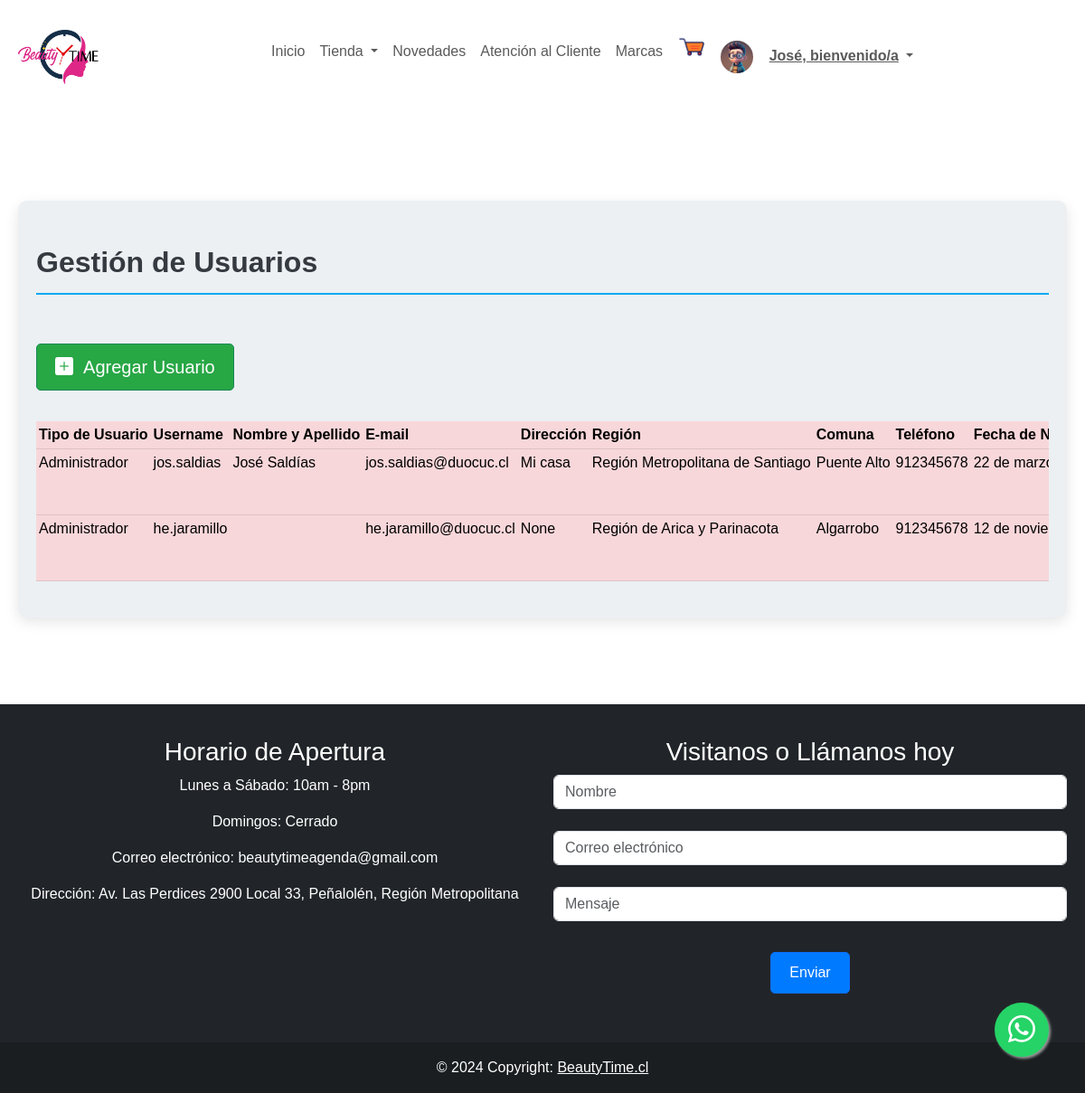
Page /paginas/usuarios (signed in) on the earlier database version.
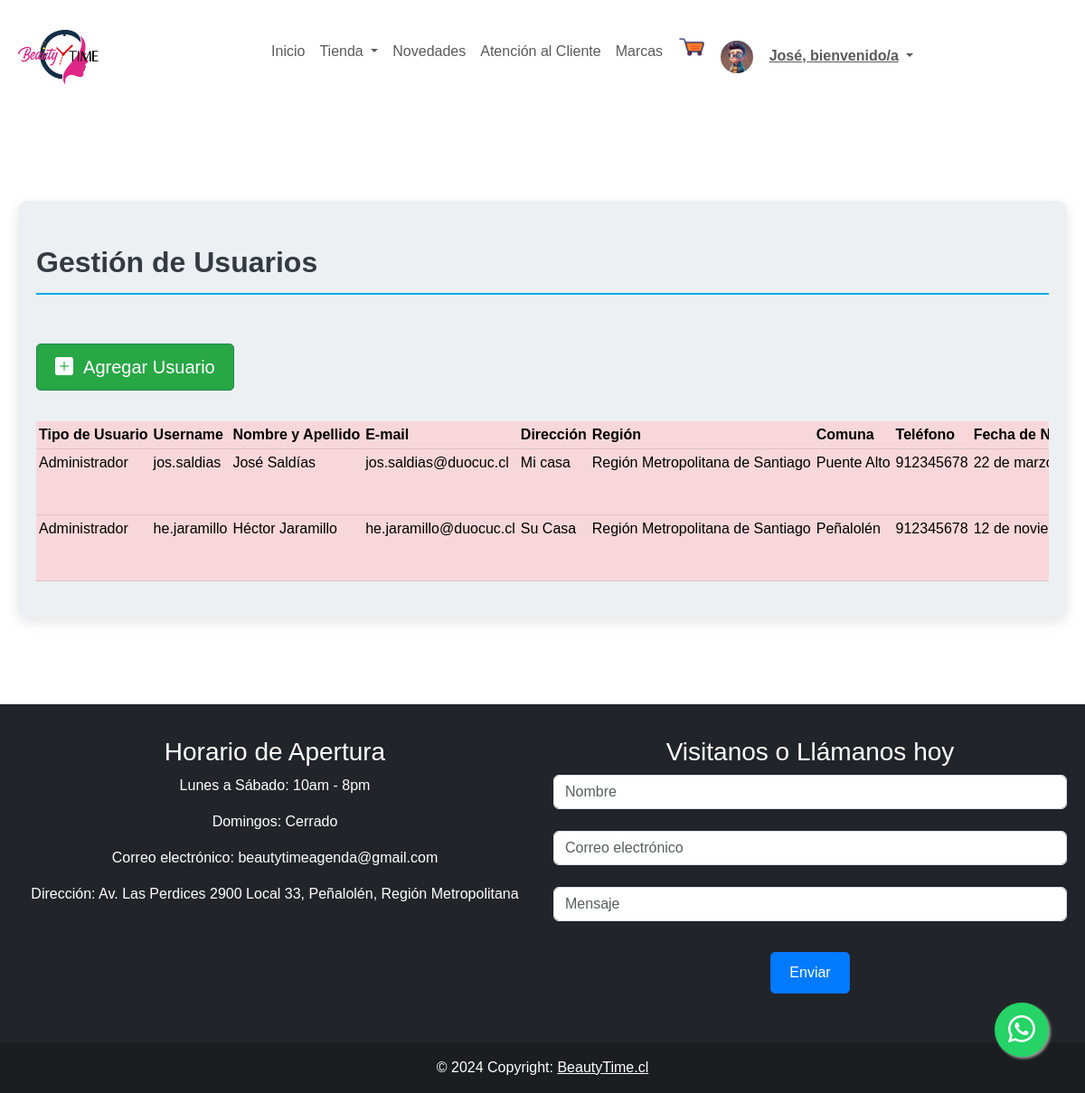
Same page on the later database version.
### core/models.py (models this page shows, shortened)
class User(AbstractUser):
    REGION = [
        ('Región de Arica y Parinacota', 'Arica y Parinacota'),('Región de Tarapacá', 'Tarapacá'),
        ('Región de Antofagasta', 'Antofagasta'),
        ('Región de Atacama', 'Atacama'),
        ('Región de Coquimbo', 'Coquimbo'),
        ('Región de Valparaíso', 'Valparaíso'),
        ('Región Metropolitana de Santiago', 'Metropolitana de Santiago'),
        ('Región del Libertador General Bernardo OHiggins', 'OHiggins'),
        ('Región del Maule', 'Maule'),
        ('Región de Ñuble', 'Ñuble'),
        ('Región del Biobío', 'Biobío'),
        ('Región de La Araucanía', 'La Araucanía'),
        ('Región de Los Ríos', 'Los Ríos'),
        ('Región de Los Lagos', 'Los Lagos'),
        ('Región de Aysén del General Carlos Ibáñez del Campo', 'Aysén del General Carlos Ibáñez del Campo'),
        ('Región de Magallanes y de la Antártica Chilena', 'Magallanes y de la Antártica Chilena')
    ]
    COMUNA = [
        ('Algarrobo', 'Algarrobo'), ('Alhué', 'Alhué'), ('Alto Biobío', 'Alto Biobío'), ('Alto del Carmen', 'Alto del Carmen'), ('Alto Hospicio', 'Alto Hospicio'),
        ('Ancud', 'Ancud'), ('Andacollo', 'Andacollo'), ('Angol', 'Angol'), ('Antártica', 'Antártica'), ('Antofagasta', 'Antofagasta'),
        ('Arauco', 'Arauco'), ('Arica', 'Arica'), ('Buin', 'Buin'), ('Bulnes', 'Bulnes'), ('Cabildo', 'Cabildo'), ('Cabo de Hornos (Ex Navarino)', 'Cabo de Hornos (Ex Navarino)'),
        ('Cabrero', 'Cabrero'), ('Calama', 'Calama'), ('Calbuco', 'Calbuco'), ('Caldera', 'Caldera'), ('Calera', 'Calera'),
        ('Calera de Tango', 'Calera de Tango'), ('Calle Larga', 'Calle Larga'), ('Camarones', 'Camarones'), ('Camiña', 'Camiña'), ('Canete', 'Cañete'),
        ('Carahue', 'Carahue'), ('Cartagena', 'Cartagena'), ('Casablanca', 'Casablanca'), ('Castro', 'Castro'), ('Catemu', 'Catemu'),
        ('Cauquenes', 'Cauquenes'), ('Cerrillos', 'Cerrillos'), ('Cerro Navia', 'Cerro Navia'), ('Chaitén', 'Chaitén'), ('Chanco', 'Chanco'),
        ('Chañaral', 'Chañaral'), ('Chépica', 'Chépica'), ('Chiguayante', 'Chiguayante'), ('Chile Chico', 'Chile Chico'), ('Chillán', 'Chillán'),
        ('Chillán Viejo', 'Chillán Viejo'), ('Chimbarongo', 'Chimbarongo'), ('Cholchol', 'Cholchol'), ('Chonchi', 'Chonchi'), ('Cisnes', 'Cisnes'),
        ('Cobquecura', 'Cobquecura'), ('Cochamó', 'Cochamó'), ('Cochrane', 'Cochrane'), ('Codegua', 'Codegua'), ('Coelemu', 'Coelemu'),
        ('Coihaique', 'Coihaique'), ('Coihueco', 'Coihueco'), ('Coinco', 'Coinco'), ('Colbún', 'Colbún'), ('Colchane', 'Colchane'),
        ('Colina', 'Colina'), ('Collipulli', 'Collipulli'), ('Coltauco', 'Coltauco'), ('Combarbalá', 'Combarbalá'), ('Concepción', 'Concepción'),
        ('Conchalí', 'Conchalí'), ('Constitución', 'Constitución'), ('Contulmo', 'Contulmo'), ('Copiapó', 'Copiapó'), ('Coquimbo', 'Coquimbo'),
        ('Coronel', 'Coronel'), ('Corral', 'Corral'), ('Cunco', 'Cunco'), ('Curacautín', 'Curacautín'), ('Curacaví', 'Curacaví'),
        ('Curaco de Vélez', 'Curaco de Vélez'), ('Curanilahue', 'Curanilahue'), ('Curarrehue', 'Curarrehue'), ('Curepto', 'Curepto'), ('Curicó', 'Curicó'),
        ('Dalcahue', 'Dalcahue'), ('Diego de Almagro', 'Diego de Almagro'), ('Doñihue', 'Doñihue'), ('El Bosque', 'El Bosque'), ('El Carmen', 'El Carmen'),
        ('El Monte', 'El Monte'), ('El Quisco', 'El Quisco'), ('El Tabo', 'El Tabo'), ('Empedrado', 'Empedrado'), ('Ercilla', 'Ercilla'),
        ('Estación Central', 'Estación Central'), ('Florida', 'Florida'), ('Freire', 'Freire'), ('Freirina', 'Freirina'), ('Fresia', 'Fresia'),
        ('Frutillar', 'Frutillar'), ('Futaleufú', 'Futaleufú'), ('Futrono', 'Futrono'), ('Galvarino', 'Galvarino'), ('General Lagos', 'General Lagos'),
        ('Gorbea', 'Gorbea'), ('Graneros', 'Graneros'), ('Guaitecas', 'Guaitecas'), ('Hijuelas', 'Hijuelas'), ('Hualaihué', 'Hualaihué'),
        ('Hualañé', 'Hualañé'), ('Hualpén', 'Hualpén'), ('Hualqui', 'Hualqui'), ('Huara', 'Huara'), ('Huasco', 'Huasco'),
        ('Huechuraba', 'Huechuraba'), ('Illapel', 'Illapel'), ('Independencia', 'Independencia'), ('Iquique', 'Iquique'), ('Isla de Maipo', 'Isla de Maipo'),
        ('Isla de Pascua', 'Isla de Pascua'), ('Juan Fernández', 'Juan Fernández'), ('La Calera', 'La Calera'), ('La Cisterna', 'La Cisterna'),
        ('La Cruz', 'La Cruz'), ('La Estrella', 'La Estrella'), ('La Florida', 'La Florida'), ('La Granja', 'La Granja'), ('La Higuera', 'La Higuera'),
        ('La Ligua', 'La Ligua'), ('La Pintana', 'La Pintana'), ('La Reina', 'La Reina'), ('La Serena', 'La Serena'), ('La Unión', 'La Unión'),
        ('Lago Ranco', 'Lago Ranco'), ('Lago Verde', 'Lago Verde'), ('Laguna Blanca', 'Laguna Blanca'), ('Laja', 'Laja'), ('Lampa', 'Lampa'),
        ('Lanco', 'Lanco'), ('Las Cabras', 'Las Cabras'), ('Las Condes', 'Las Condes'), ('Lautaro', 'Lautaro'), ('Lebu', 'Lebu'),
        ('Licantén', 'Licantén'), ('Limache', 'Limache'), ('Linares', 'Linares'), ('Litueche', 'Litueche'), ('Llanquihue', 'Llanquihue'),
        ('Lo Barnechea', 'Lo Barnechea'), ('Lo Espejo', 'Lo Espejo'), ('Lo Prado', 'Lo Prado'), ('Lolol', 'Lolol'), ('Loncoche', 'Loncoche'),
        ('Longaví', 'Longaví'), ('Lonquimay', 'Lonquimay'), ('Los Alamos', 'Los Álamos'), ('Los Andes', 'Los Andes'), ('Los Ángeles', 'Los Ángeles'),
        ('Los Lagos', 'Los Lagos'), ('Los Muermos', 'Los Muermos'), ('Los Sauces', 'Los Sauces'), ('Los Vilos', 'Los Vilos'), ('Lota', 'Lota'),
        ('Lumaco', 'Lumaco'), ('Machalí', 'Machalí'), ('Macul', 'Macul'), ('Máfil', 'Máfil'), ('Maipú', 'Maipú'), ('Malloa', 'Malloa'),
        ('Marchihue', 'Marchihue'), ('María Elena', 'María Elena'), ('María Pinto', 'María Pinto'), ('Mariquina', 'Mariquina'), ('Maule', 'Maule'),
        ('Maullín', 'Maullín'), ('Mejillones', 'Mejillones'), ('Melipeuco', 'Melipeuco'), ('Melipilla', 'Melipilla'), ('Molina', 'Molina'),
        ('Monte Patria', 'Monte Patria'), ('Mostazal', 'Mostazal'), ('Mulchén', 'Mulchén'), ('Nacimiento', 'Nacimiento'), ('Nancagua', 'Nancagua'),
        ('Natales', 'Natales'), ('Navidad', 'Navidad'), ('Negrete', 'Negrete'), ('Ninhue', 'Ninhue'), ('Ñiquén', 'Ñiquén'),
        ('Nogales', 'Nogales'), ('Nueva Imperial', 'Nueva Imperial'), ('Ñuñoa', 'Ñuñoa'), ('Olivar', 'Olivar'), ('Ollagüe', 'Ollagüe'),
        ('Olmue', 'Olmué'), ('Osorno', 'Osorno'), ('Ovalle', 'Ovalle'), ('Padre Hurtado', 'Padre Hurtado'), ('Padre Las Casas', 'Padre Las Casas'),
        ('Paihuano', 'Paihuano'), ('Paillaco', 'Paillaco'), ('Paine', 'Paine'), ('Palena', 'Palena'), ('Palmilla', 'Palmilla'),
        ('Panguipulli', 'Panguipulli'), ('Panquehue', 'Panquehue'), ('Papudo', 'Papudo'), ('Paredones', 'Paredones'), ('Parral', 'Parral'),
        ('Pedro Aguirre Cerda', 'Pedro Aguirre Cerda'), ('Pelarco', 'Pelarco'), ('Pelluhue', 'Pelluhue'), ('Pemuco', 'Pemuco'), ('Pencahue', 'Pencahue'),
        ('Penco', 'Penco'), ('Peñaflor', 'Peñaflor'), ('Peñalolén', 'Peñalolén'), ('Peralillo', 'Peralillo'), ('Perquenco', 'Perquenco'),
        ('Petorca', 'Petorca'), ('Peumo', 'Peumo'), ('Pica', 'Pica'), ('Pichidegua', 'Pichidegua'), ('Pichilemu', 'Pichilemu'),
        ('Pinto', 'Pinto'), ('Pirque', 'Pirque'), ('Pitrufquén', 'Pitrufquén'), ('Placilla', 'Placilla'), ('Portezuelo', 'Portezuelo'),
        ('Porvenir', 'Porvenir'), ('Pozo Almonte', 'Pozo Almonte'), ('Primavera', 'Primavera'), ('Providencia', 'Providencia'), ('Puchuncaví', 'Puchuncaví'),
        ('Pucón', 'Pucón'), ('Pudahuel', 'Pudahuel'), ('Puente Alto', 'Puente Alto'), ('Puerto Montt', 'Puerto Montt'), ('Puerto Octay', 'Puerto Octay'),
        ('Puerto Varas', 'Puerto Varas'), ('Pumanque', 'Pumanque'), ('Punitaqui', 'Punitaqui'), ('Punta Arenas', 'Punta Arenas'), ('Puqueldón', 'Puqueldón'),
        ('Purén', 'Purén'), ('Purranque', 'Purranque'), ('Putaendo', 'Putaendo'), ('Putre', 'Putre'), ('Puyehue', 'Puyehue'),
        ('Queilen', 'Queilen'), ('Quellón', 'Quellón'), ('Quemchi', 'Quemchi'), ('Quilaco', 'Quilaco'), ('Quilicura', 'Quilicura'),
        ('Quilleco', 'Quilleco'), ('Quillón', 'Quillón'), ('Quillota', 'Quillota'), ('Quilpué', 'Quilpué'), ('Quinchao', 'Quinchao'),
        ('Quinta de Tilcoco', 'Quinta de Tilcoco'), ('Quinta Normal', 'Quinta Normal'), ('Quintero', 'Quintero'), ('Quirihue', 'Quirihue'), ('Rancagua', 'Rancagua'),
        ('Ránquil', 'Ránquil'), ('Rauco', 'Rauco'), ('Recoleta', 'Recoleta'), ('Renaico', 'Renaico'), ('Renca', 'Renca'),
        ('Rengo', 'Rengo'), ('Requínoa', 'Requínoa'), ('Retiro', 'Retiro'), ('Rinconada', 'Rinconada'), ('Rio Bueno', 'Río Bueno'),
        ('Río Claro', 'Río Claro'), ('Río Hurtado', 'Río Hurtado'), ('Río Ibáñez', 'Río Ibáñez'), ('Río Negro', 'Río Negro'), ('Río Verde', 'Río Verde'),
        ('Romeral', 'Romeral'), ('Saavedra', 'Saavedra'), ('Sagrada Familia', 'Sagrada Familia'), ('Salamanca', 'Salamanca'), ('San Antonio', 'San Antonio'),
        ('San Bernardo', 'San Bernardo'), ('San Carlos', 'San Carlos'), ('San Clemente', 'San Clemente'), ('San Esteban', 'San Esteban'), ('San Fabián', 'San Fabián'),
        ('San Felipe', 'San Felipe'), ('San Fernando', 'San Fernando'), ('San Gregorio', 'San Gregorio'), ('San Ignacio', 'San Ignacio'), ('San Javier', 'San Javier'),
        ('San Joaquín', 'San Joaquín'), ('San José de Maipo', 'San José de Maipo'), ('San Juan de la Costa', 'San Juan de la Costa'), ('San Miguel', 'San Miguel'),
        ('San Nicolás', 'San Nicolás'), ('San Pablo', 'San Pablo'), ('San Pedro', 'San Pedro'), ('San Pedro de Atacama', 'San Pedro de Atacama'), ('San Pedro de la Paz', 'San Pedro de la Paz'),
        ('San Rafael', 'San Rafael'), ('San Ramón', 'San Ramón'), ('San Rosendo', 'San Rosendo'), ('San Vicente', 'San Vicente'), ('Santa Bárbara', 'Santa Bárbara'),
        ('Santa Cruz', 'Santa Cruz'), ('Santa Juana', 'Santa Juana'), ('Santa María', 'Santa María'), ('Santiago', 'Santiago'), ('Santo Domingo', 'Santo Domingo'),
        ('Sierra Gorda', 'Sierra Gorda'), ('Talagante', 'Talagante'), ('Talca', 'Talca'), ('Talcahuano', 'Talcahuano'), ('Taltal', 'Taltal'),
        ('Temuco', 'Temuco'), ('Teno', 'Teno'), ('Teodoro Schmidt', 'Teodoro Schmidt'), ('Tierra Amarilla', 'Tierra Amarilla'), ('Tiltil', 'Tiltil'),
        ('Timaukel', 'Timaukel'), ('Tirúa', 'Tirúa'), ('Tocopilla', 'Tocopilla'), ('Toltén', 'Toltén'), ('Tomé', 'Tomé'),
        ('Torres del Paine', 'Torres del Paine'), ('Tortel', 'Tortel'), ('Traiguén', 'Traiguén'), ('Trehuaco', 'Trehuaco'), ('Tucapel', 'Tucapel'),
        ('Valdivia', 'Valdivia'), ('Vallenar', 'Vallenar'), ('Valparaíso', 'Valparaíso'), ('Vichuquén', 'Vichuquén'), ('Victoria', 'Victoria'),
        ('Vicuña', 'Vicuña'), ('Vilcún', 'Vilcún'), ('Villa Alegre', 'Villa Alegre'), ('Villa Alemana', 'Villa Alemana'), ('Villarrica', 'Villarrica'),
        ('Viña del Mar', 'Viña del Mar'), ('Vitacura', 'Vitacura'), ('Yerbas Buenas', 'Yerbas Buenas'), ('Yumbel', 'Yumbel'),
        ('Yungay', 'Yungay'), ('Zapallar', 'Zapallar')
    ]
    CLIENTE = 'Cliente'
    ADMINISTRADOR = 'Administrador'
    TIPO_USUARIO = [
        (CLIENTE, 'Cliente'),
        (ADMINISTRADOR, 'Administrador'),
    ]
    picture = models.ImageField(default = 'users/profile_default.png', upload_to='media/users/')
    direccion = models.CharField(max_length=60, null=True, blank =True)
    region = models.CharField(max_length=200, choices=REGION, default=REGION[0][0])
    comuna = models.CharField(max_length=200, choices=COMUNA, default=COMUNA[0][0])
    telefono = models.CharField(max_length=9, null=True, validators=[MinLengthValidator(9)])
    fecha_nac = models.DateField(null=True)
    tipo_user = models.CharField(max_length=60, choices=TIPO_USUARIO, default=CLIENTE, null=True, blank=True )

### core/views.py (the view)
# urls.py: path("paginas/usuarios", views.usuarios, name="usuarios"),
@login_required
def usuarios(request):
    users = User.objects.all()
    form_editar = editarUsuarioForm()
    context = {"users": users, "form_editar": form_editar}
    return render(request, "registration/usuarios.html", context)

### core/cart.py (called while the page is built, shortened)
  def __iter__(self):
    cart = copy.deepcopy(self.cart)
    productos = Producto.objects.filter(id__in=cart)
    for producto in productos:
      cart[str(producto.id)]["producto"] = producto

### core/context_processors.py (called while the page is built)
def cart_badge(request):
    cart = Cart(request)
    item_count = sum(item['cantidad'] for item in cart)
    return {'cart_badge': item_count}

### core/templates/registration/usuarios.html (shortened to what this page needs)
{% extends "base/base.html" %}
{% load widget_tweaks %}
{% load static %}
{% block css %}
<link rel="stylesheet" href="{% static 'css/productos.css' %}">
{% endblock %}
{% block template %}
<section class="py-5">
    <div class="container py-5 h-100">
        <div class="row d-flex justify-content-center align-items-center h-100">
            <div class="col col-12">
                <div class="wrapper">
                    <div class="text-left mt-4 name">
                        Gestión de Usuarios
                    </div>
                    <div class="table-responsive">
                        <table class="table table-danger table-hover">
                            <br>
                            <a class="btn btn-success btn-lg" href="{% url 'agregarUsuario' %}"><i
                                    class="bi bi-plus-square-fill"></i>&nbsp;&nbsp;Agregar Usuario</a>
                            <br><br>
                            <thead>
                                <tr class="table-danger">
                                    <th>Tipo de Usuario</th>
                                    <th>Username</th>
                                    <th>Nombre y Apellido</th>
                                    <th>E-mail</th>
                                    <th>Dirección</th>
                                    <th>Región</th>
                                    <th>Comuna</th>
                                    <th>Teléfono</th>
                                    <th>Fecha de Nacimiento</th>
                                </tr>
                            </thead>
                            <tbody class="text-danger">
                                {% for user in users %}
                                <tr class="table-danger">
                                    <td class="table-danger">{{user.tipo_user}}</td>
                                    <td class="table-danger">{{user.username}}</td>
                                    <td class="table-danger">{{user.first_name}} {{user.last_name}}</td>
                                    <td class="table-danger">{{user.email}}</td>
                                    <td class="table-danger">{{user.direccion}}</td>
                                    <td class="table-danger">{{user.region}}</td>
                                    <td class="table-danger">{{user.comuna}}</td>
                                    <td class="table-danger">{{user.telefono}}</td>
                                    <td class="table-danger">{{user.fecha_nac}}</td>
                                </tr>
                                {% endfor %}
                            </tbody>
                        </table>
                    </div>
                </div>
            </div>
        </div>
    </div>
</section>
{% endblock %}

Differences in the rows shown:
changed User "he.jaramillo": first_name (not shown) → "Héctor"; last_name (not shown) → "Jaramillo"; direccion "None" → "Su Casa"; region "Región de Arica y Parinacota" → "Región Metropolitana de Santiago"; comuna "Algarrobo" → "Peñalolén"
